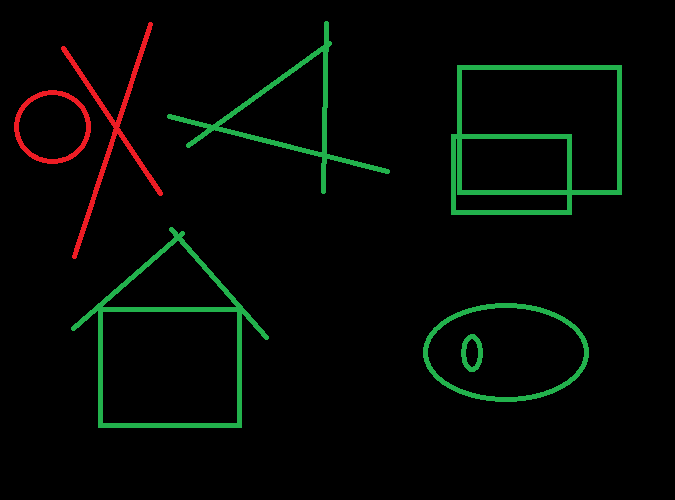
#> input picture scribbles.png, 675 x 500 px
$ python housedetection.py
#> lines starting #> are read from the running program, lines starting #| are printed output that depends on the picture; after the words box and inside, x2 and y2 are one past the last pixel; in counts of white or black regions, pixels touching at a corner belong together
import cv2
import numpy as np

img = cv2.imread("scribbles.png")
#> img is the input picture: shape (500, 675, 3); mean B, G, R 3.5, 7.6, 3.7
img2 = cv2.imread("house.png")
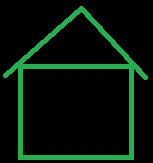
#> input picture house.png, 153 x 163 px
#> img2 is the input picture: shape (163, 153, 3); mean B, G, R 9.2, 21.3, 4.1
img = cv2.cvtColor(img, cv2.COLOR_BGR2GRAY)
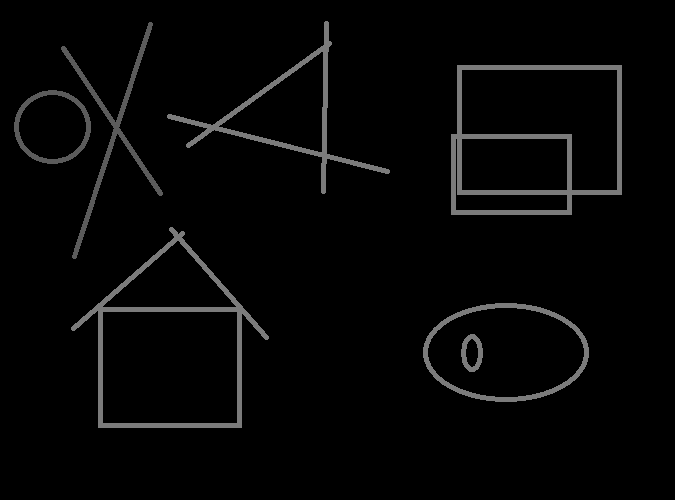
#> img: shape (500, 675); min 0, max 123, mean 6
img2 = cv2.cvtColor(img2, cv2.COLOR_BGR2GRAY)
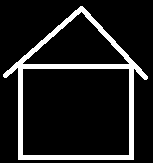
#> img2: shape (163, 153); values 0 (black) and 123 (white), 12% white; 1 white region, box (x1, y1, x2, y2) and area: (3, 6, 148, 160) 3003

orb = cv2.ORB_create()

kp1, dest1 = orb.detectAndCompute(img, None)
#> kp1 = 409 keypoints; strongest (x, y, size): (472, 340, 53.6), (104, 420, 53.6), (472, 363, 53.6), (565, 207, 53.6)

kp2, dest2 = orb.detectAndCompute(img2, None)
#> kp2 = 1 keypoints; (x, y, size): (109, 42, 37.2)

matcher = cv2.BFMatcher()
matches = matcher.match(dest1, dest2)
#> matches = 409 matches

final_img = cv2.drawMatches(img, kp1, img2, kp2, matches[:20], None)
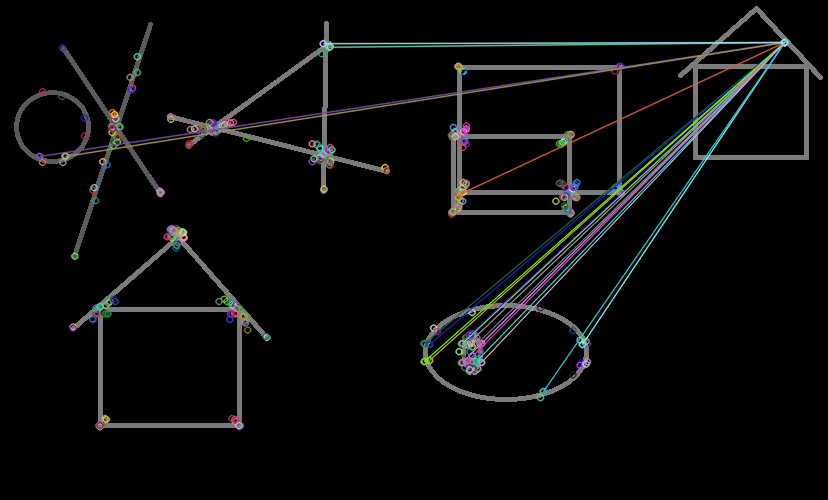
#> final_img: shape (500, 828, 3); mean of channels 0, 1, 2 10.1, 10.2, 9.7; drawn as B, G, R

kp1img = cv2.drawKeypoints(img, kp1, None)
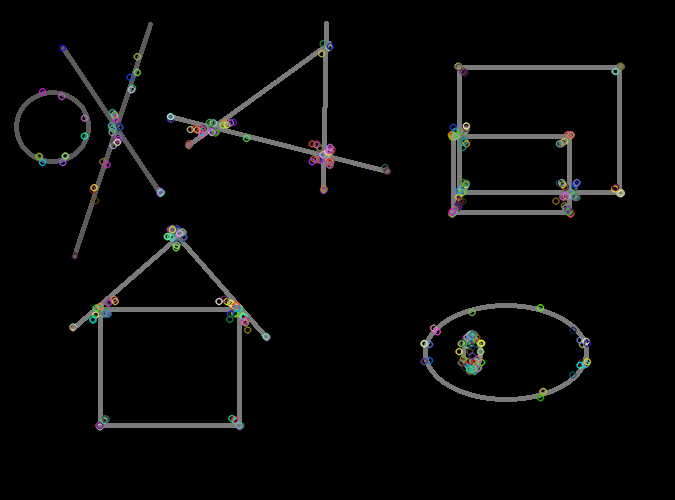
#> kp1img: shape (500, 675, 3); mean of channels 0, 1, 2 7.2, 7.3, 7.3; drawn as B, G, R
kp2img = cv2.drawKeypoints(img2, kp2, None)
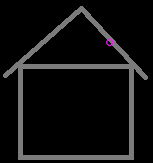
#> kp2img: shape (163, 153, 3); mean of channels 0, 1, 2 15, 14.8, 15; drawn as B, G, R

cv2.imshow("IMG1", kp1img)
cv2.imshow("IMG2", kp2img)
cv2.imshow("Matches", final_img)
cv2.waitKey(0)
cv2.destroyAllWindows()
